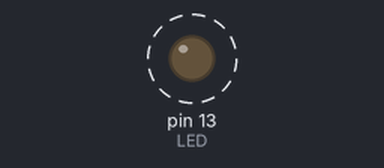
This sketch was run on a simulated Arduino Uno, built with avr-gcc and run on an emulated ATmega328P. Shown: output pins drawn as LEDs (lit = HIGH). Dashed ring = blinking. What the sketch prints to the serial monitor is not drawn.

Above: at 0.05 s.
Timing chart, 0 to 3.0 s (numbered marks = the images above):
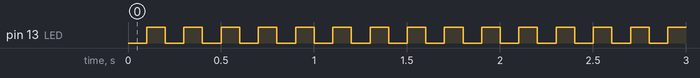

The sketch:

LED_Blink.ino
```cpp
#define LED 13
int X = 0;
void setup()
{

  /* add setup code here */
	Serial.begin(9600);
	Serial.println("hello");
	pinMode(LED, OUTPUT);
	digitalWrite(LED, LOW);
}

void loop()
{

  /* add main program code here */
	digitalWrite(LED, LOW);
	delay(100);
	Serial.print("x = ");
	Serial.println(X);
	digitalWrite(LED, HIGH);
	delay(100);
	X++;
	if (X > 9) {
		X = 0;
	}

}
```

Measured:
- by itself, pin 13 (LED): alternates HIGH for 0.10 s and LOW for 0.10 s
